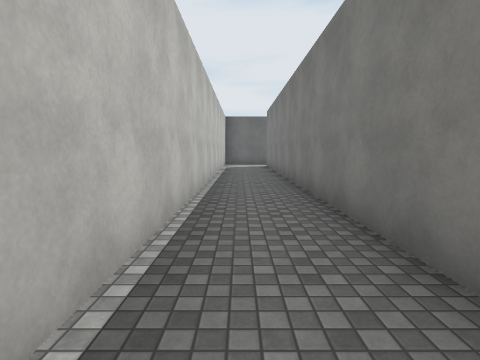
view 1 (above)

22 first-person views from a walk through a scene from a Unity 3-D project. The camera is 1.5 m above the floor, tilts 6° down and sees 80° across. The floor is counted in squares, 2 m on a side. Each view is taken from the middle of a square. On the plan, view 1 faces up. The plan holds only what a view shows up to about 10 squares ahead; the rest is blank. The place goes on beyond the plan. Surface patterns are stand-ins for the level's own textures.

view 2
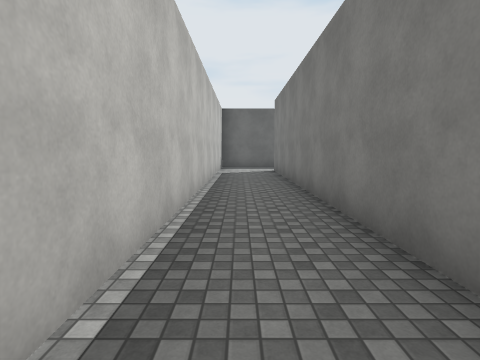

view 3
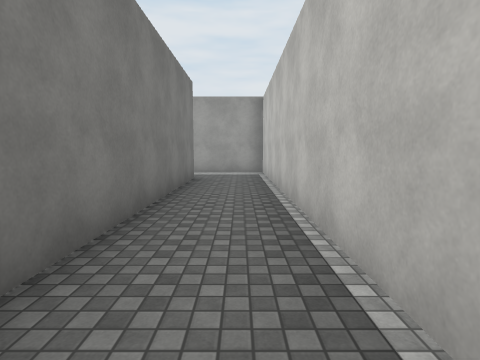

view 4
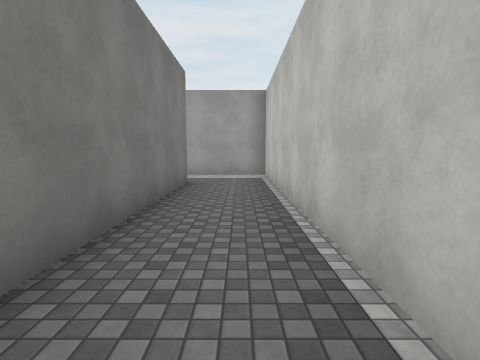

view 5
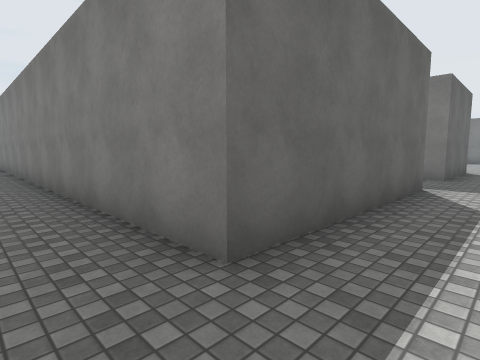

view 6
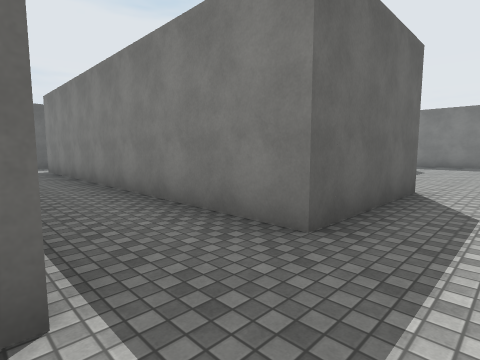

view 7
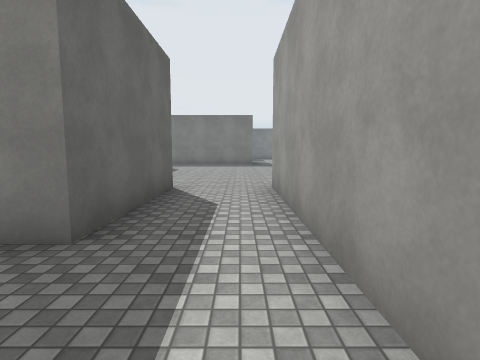

view 8
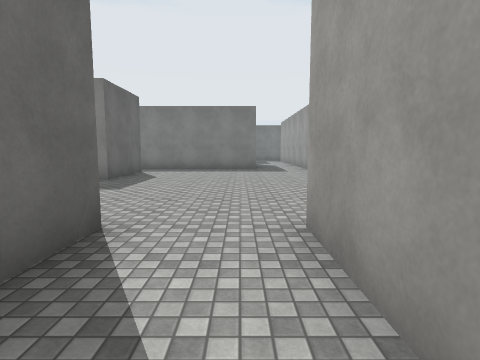

view 9
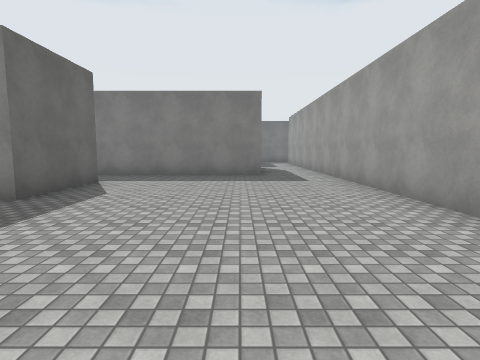

view 10
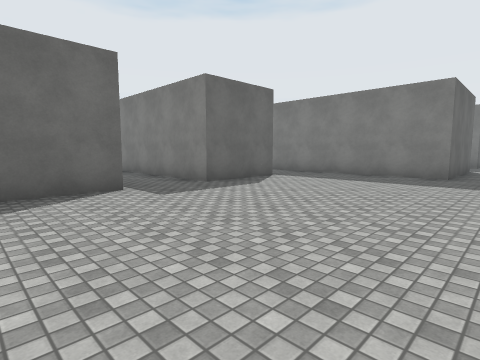

view 11
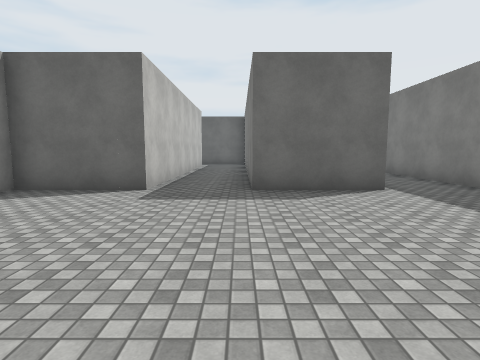

view 12
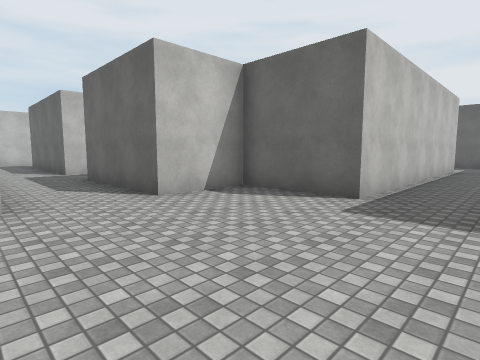

view 13
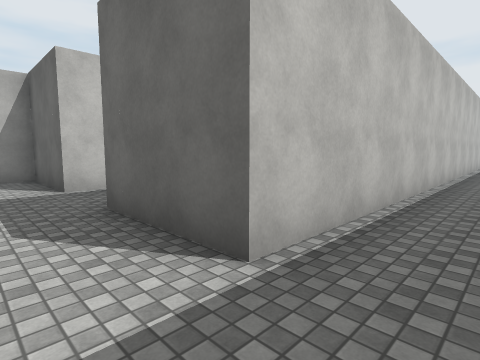

view 14
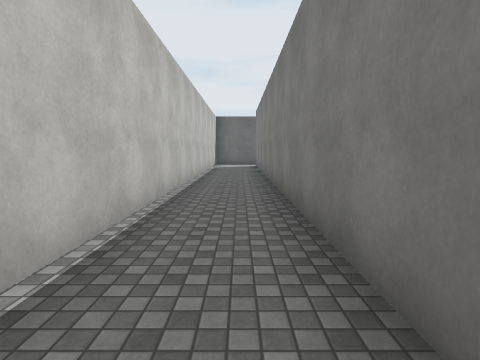

view 15
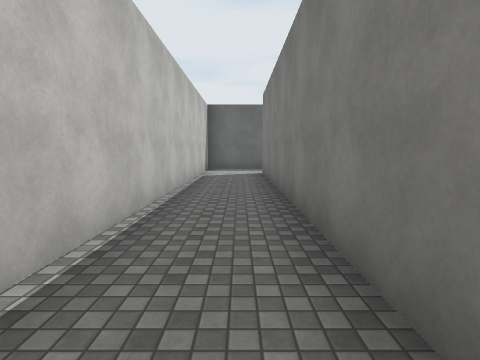

view 16
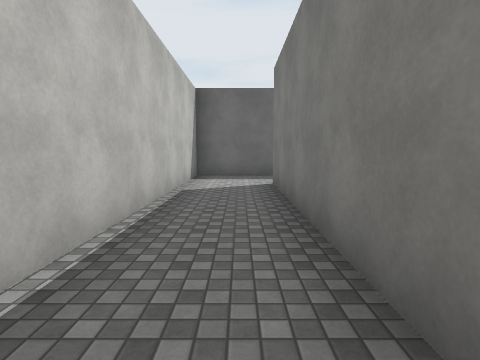

view 17
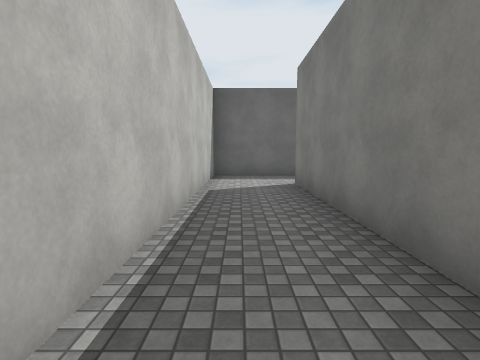

view 18
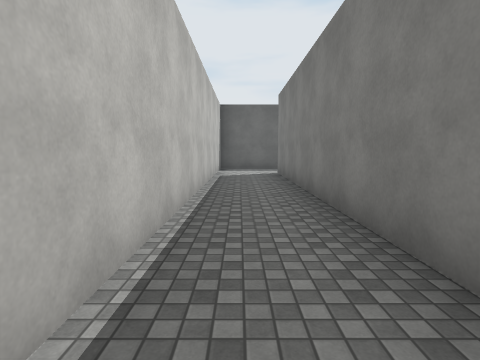

view 19
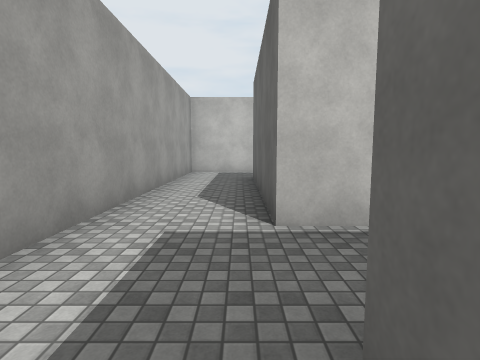

view 20
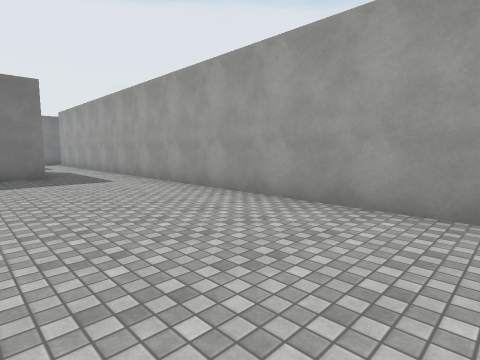

view 21
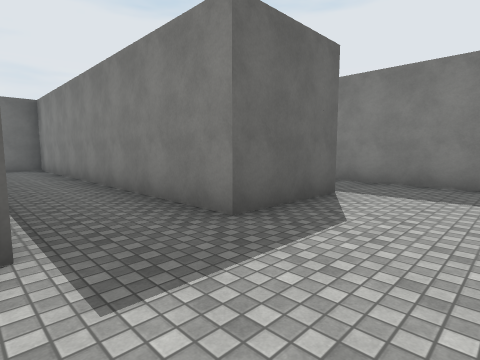

view 22
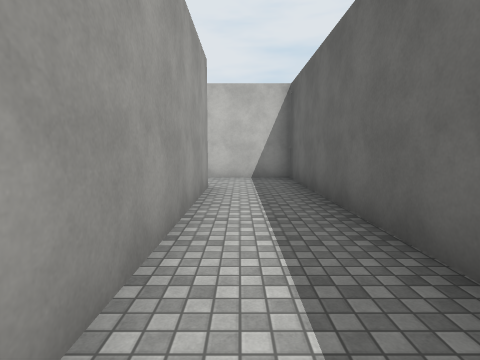

### Floor plan
Points are (right, up) in squares from view 1. A wall is a line through its corners. A room is listed if a view was taken in it or the views show most of it. See-through windows are left out.
Room 1 (views 1, 2, 3, 4, 5)
walls: (6.2, -3.6) (1.2, -3.6) (1.2, 12.9); (-0.8, 12.8) (-0.8, -5.6) (5.6, -5.6)
ways out: opening at (5, -5) to room 2; opening at (0, 13)
Room 2 (views 6, 7, 8, 9, 10, 11, 12, 13, 14, 15, 16, 17, 18, 19, 20, 21, 22)
walls: (14.2, 6.4) (14.2, -1.6) (11.7, -1.6) (11.7, -3.6) (8.2, -3.6) (8.2, 6.4) (13.4, 6.4); (12.2, -7.6) (22.6, -7.6); (15.9, 8.4) (15.1, 8.4); (12.5, 8.4) (6.2, 8.4) (6.2, -3.6); (23.5, -5.7) (20.7, -5.7) (20.7, 13.4); (5.6, -5.6) (11.8, -5.6); (21, 15.4) (18.7, 15.4) (18.7, -1.6) (16.2, -1.6) (16.2, 8)
ways out: opening at (5, -5) to room 1

Positions as (right, up) in squares from view 1, and headings:
1: (0, 0), facing up
2: (0, 3), facing up
3: (0, 4), facing down
4: (0, 3), facing down
5: (0, -5), facing up-right
6: (6, -5), facing up-right
7: (6, -5), facing right
8: (9, -5), facing right
9: (12, -5), facing right
10: (12, -7), facing up-right
11: (16, -7), facing up
12: (16, -6), facing up-left
13: (20, -3), facing up-left
14: (20, 0), facing up
15: (20, 4), facing up
16: (20, 7), facing up
17: (7, 0), facing up
18: (7, -3), facing up
19: (9, -4), facing left
20: (12, -4), facing down-right
21: (14, -4), facing up-right
22: (14, 7), facing left
